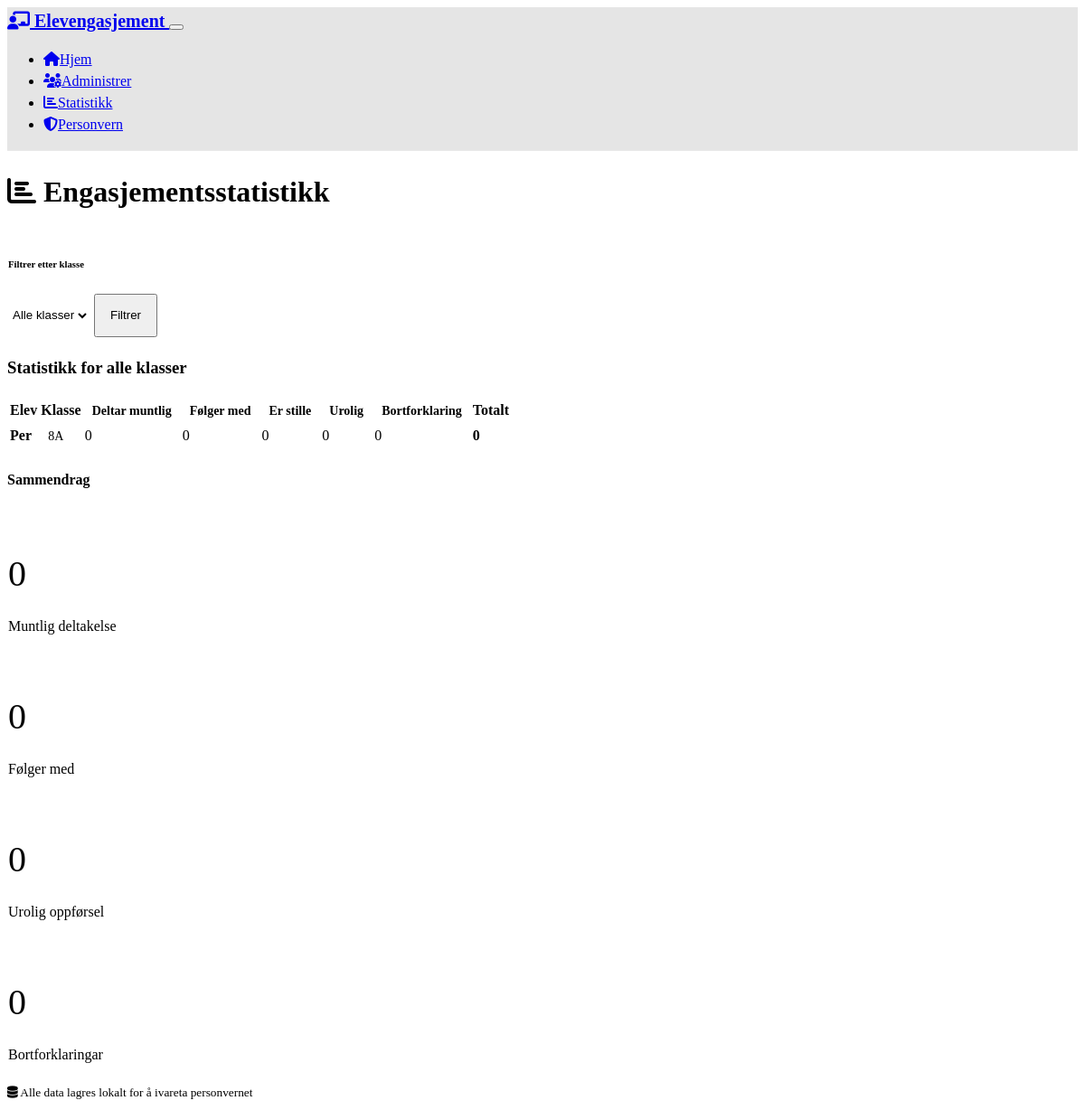
The page /statistics on the database as committed earlier.
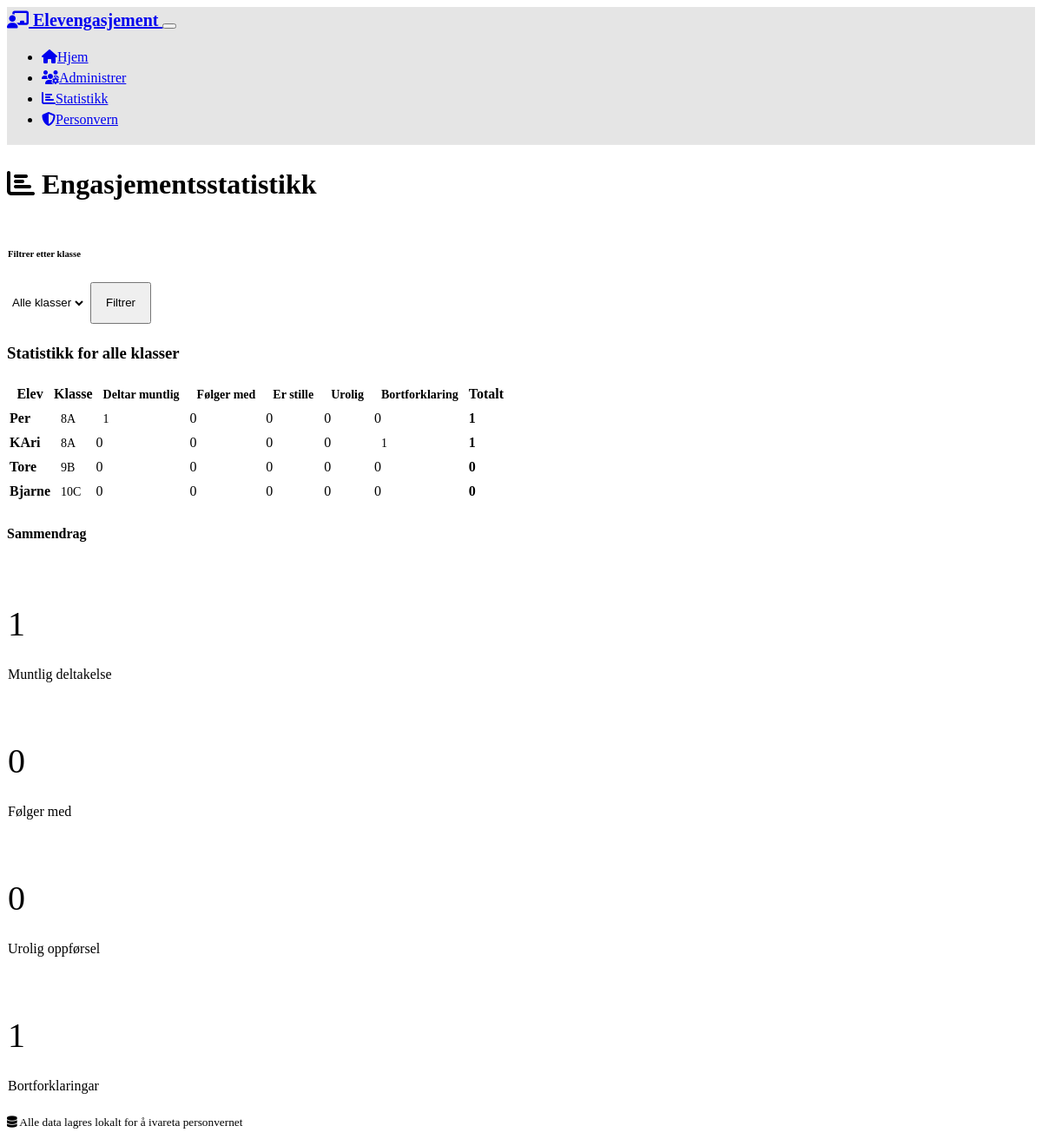
The same page on the database as committed later.
### models.py (models this page shows, shortened)
class Student(db.Model):
    id = db.Column(db.Integer, primary_key=True)
    name = db.Column(db.String(100), nullable=False)
    class_id = db.Column(db.Integer, db.ForeignKey('class.id'), nullable=False)
    created_at = db.Column(db.DateTime, default=datetime.utcnow)
    observations = db.relationship('Observation', backref='student', lazy=True, cascade='all, delete-orphan')

class Class(db.Model):
    id = db.Column(db.Integer, primary_key=True)
    name = db.Column(db.String(50), unique=True, nullable=False)
    created_at = db.Column(db.DateTime, default=datetime.utcnow)
    students = db.relationship('Student', backref='class_ref', lazy=True, cascade='all, delete-orphan')

### app.py (the view)
@app.route('/statistics')
def statistics():
    classes = Class.query.all()
    selected_class_id = request.args.get('class_id', type=int)
    if selected_class_id:
        selected_class = Class.query.get(selected_class_id)
        students = Student.query.filter_by(class_id=selected_class_id).all()
    else:
        selected_class = None
        students = Student.query.all()
    student_stats = []
    for student in students:
        stats = {
            'student': student,
            'deltar_muntlig': Observation.query.filter_by(student_id=student.id, observation_type='deltar_muntlig').count(),
            'folger_med': Observation.query.filter_by(student_id=student.id, observation_type='folger_med').count(),
            'er_stille': Observation.query.filter_by(student_id=student.id, observation_type='er_stille').count(),
            'urolig': Observation.query.filter_by(student_id=student.id, observation_type='urolig').count(),
            'bortforklaring': Observation.query.filter_by(student_id=student.id, observation_type='bortforklaring').count(),
        }
        stats['total'] = sum([stats[key] for key in stats if key != 'student'])
        student_stats.append(stats)
    student_stats.sort(key=lambda x: x['total'], reverse=True)
    return render_template('statistics.html',
                         classes=classes,
                         selected_class=selected_class,
                         student_stats=student_stats)

### templates/statistics.html (shortened to what the changed rows need)
{% extends "base.html" %}
{% block content %}
<div class="row">
    <div class="col-12">
        <h1 class="mb-4">
            <i class="fas fa-chart-bar me-2"></i>
            Engasjementsstatistikk
        </h1>
    </div>
</div>
{% if student_stats %}
    <div class="row">
        <div class="col-12">
            {% if selected_class %}
                <h3>Statistikk for {{ selected_class.name }}</h3>
            {% else %}
                <h3>Statistikk for alle klasser</h3>
            {% endif %}
            <div class="table-responsive">
                <table class="table table-striped">
                    <thead>
                        <tr>
                            <th>Elev</th>
                            <th>Klasse</th>
                            <th class="text-center">
                                <span class="badge bg-success">Deltar muntlig</span>
                            </th>
                            <th class="text-center">
                                <span class="badge bg-info">Følger med</span>
                            </th>
                            <th class="text-center">
                                <span class="badge bg-secondary">Er stille</span>
                            </th>
                            <th class="text-center">
                                <span class="badge bg-warning">Urolig</span>
                            </th>
                            <th class="text-center">
                                <span class="badge bg-danger">Bortforklaring</span>
                            </th>
                            <th class="text-center">Totalt</th>
                        </tr>
                    </thead>
                    <tbody>
                        {% for stats in student_stats %}
                            <tr>
                                <td><strong>{{ stats.student.name }}</strong></td>
                                <td>
                                    <span class="badge bg-dark">{{ stats.student.class_ref.name }}</span>
                                </td>
                                <td class="text-center">
                                    {% if stats.deltar_muntlig > 0 %}
                                        <span class="badge bg-success">{{ stats.deltar_muntlig }}</span>
                                    {% else %}
                                        <span class="text-muted">0</span>
                                    {% endif %}
                                </td>
                                <td class="text-center">
                                    {% if stats.folger_med > 0 %}
                                        <span class="badge bg-info">{{ stats.folger_med }}</span>
                                    {% else %}
                                        <span class="text-muted">0</span>
                                    {% endif %}
                                </td>
                                <td class="text-center">
                                    {% if stats.er_stille > 0 %}
                                        <span class="badge bg-secondary">{{ stats.er_stille }}</span>
                                    {% else %}
                                        <span class="text-muted">0</span>
                                    {% endif %}
                                </td>
                                <td class="text-center">
                                    {% if stats.urolig > 0 %}
                                        <span class="badge bg-warning">{{ stats.urolig }}</span>
                                    {% else %}
                                        <span class="text-muted">0</span>
                                    {% endif %}
                                </td>
                                <td class="text-center">
                                    {% if stats.bortforklaring > 0 %}
                                        <span class="badge bg-danger">{{ stats.bortforklaring }}</span>
                                    {% else %}
                                        <span class="text-muted">0</span>
                                    {% endif %}
                                </td>
                                <td class="text-center">
                                    <strong>{{ stats.total }}</strong>
                                </td>
                            </tr>
                        {% endfor %}
                    </tbody>
                </table>
            </div>
        </div>
    </div>
    <div class="row mt-4">
        <div class="col-12">
            <h4>Sammendrag</h4>
        </div>
        <div class="col-md-6 col-lg-3 mb-3">
            <div class="card">
                <div class="card-body text-center">
                    <h3 class="text-success">{{ student_stats | sum(attribute='deltar_muntlig') }}</h3>
                    <p class="card-text">Muntlig deltakelse</p>
                </div>
            </div>
        </div>
        <div class="col-md-6 col-lg-3 mb-3">
            <div class="card">
                <div class="card-body text-center">
                    <h3 class="text-info">{{ student_stats | sum(attribute='folger_med') }}</h3>
                    <p class="card-text">Følger med</p>
                </div>
            </div>
        </div>
        <div class="col-md-6 col-lg-3 mb-3">
            <div class="card">
                <div class="card-body text-center">
                    <h3 class="text-warning">{{ student_stats | sum(attribute='urolig') }}</h3>
                    <p class="card-text">Urolig oppførsel</p>
                </div>
            </div>
        </div>
        <div class="col-md-6 col-lg-3 mb-3">
            <div class="card">
                <div class="card-body text-center">
                    <h3 class="text-danger">{{ student_stats | sum(attribute='bortforklaring') }}</h3>
                    <p class="card-text">Bortforklaringar</p>
                </div>
            </div>
        </div>
    </div>
{% else %}
    <div class="alert alert-info">
        <i class="fas fa-info-circle me-2"></i>
        Ingen observasjonsdata tilgjengelig ennå. Start med å registrere observasjoner for elevene dine.
    </div>
{% endif %}
{% endblock %}

Rows that differ between the two databases and show on the page:
added Student: student.name "KAri"
added Student: student.name "Tore"
now on this page (row unchanged): Class: student.class_ref.name "9B"
added Student: student.name "Bjarne"
added Class: student.class_ref.name "10C"
Other text that changed with them:
{{ student_stats | sum(attribute='deltar_muntlig') }}: "0" → "1"
{{ student_stats | sum(attribute='bortforklaring') }}: "0" → "1"
new list line: "Per"
new list line: "8A"
new list line: "1 0 0 0 0 1"
new list line: "0 0 0 0 1 1"
new list line: "0 0 0 0 0 0"
list line gone: "Per"
list line gone: "8A"
list line gone: "0 0 0 0 0 0"
